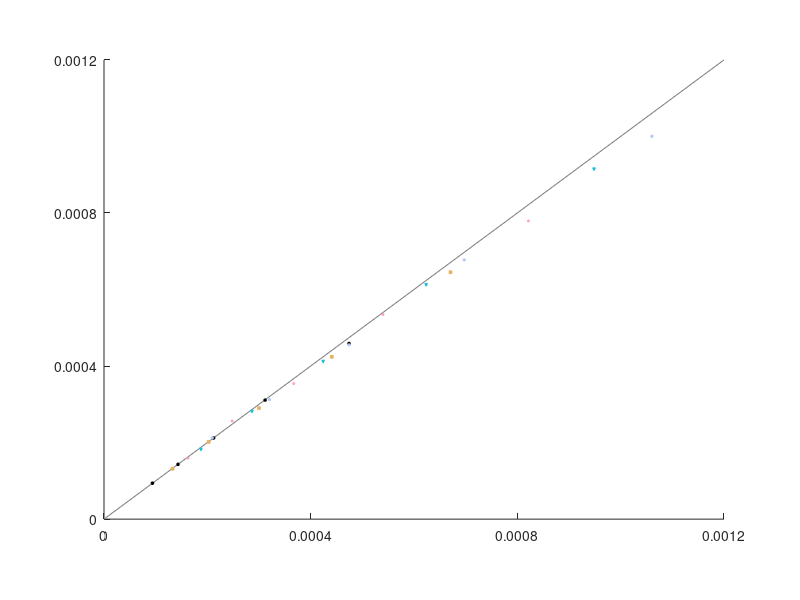

Write the MATLAB code that produced this figure. (Note: this script raises an error after producing the figure.)
clc
clear all
close all

fname=fullfile(pwd,'sigma_fig');

cmap=[[0,0,0];...
        [.9,.7,.4];...
        [1.0,0.60,0.78];...
        [0.12,0.75,0.86];...
        [0.70,0.78,1.0]];
        
load('Pitot.mat');
load('sig_cr_n.mat')
marker='os*vd'; %These are the markers
f2= figure;
    hold on
    x = linspace(0,.0012,2);
    plot(x,x,'color',[0.5 0.5 0.5],'Linewidth',0.75)
    for i = 1:5
        p(i)=plot(Pitot(i,:),sig_cr_n(i,:),marker(i),'MarkerSize',2,'MarkerFaceColor',cmap(i,:),'MarkerEdgeColor',cmap(i,:));
    end
    set(gca,'XTick',[0,.4,.8,1.2]*1e-3,'YTick',[0,.4,.8,1.2]*1e-3)
    pbaspect([1.35,1,1]);
    legend(p ,'','','','','','Location',[0.25, 0.6, .25, .25]);
    legend('boxoff')
    publish_fig(1,fname,f2,'','','',2.5,8)